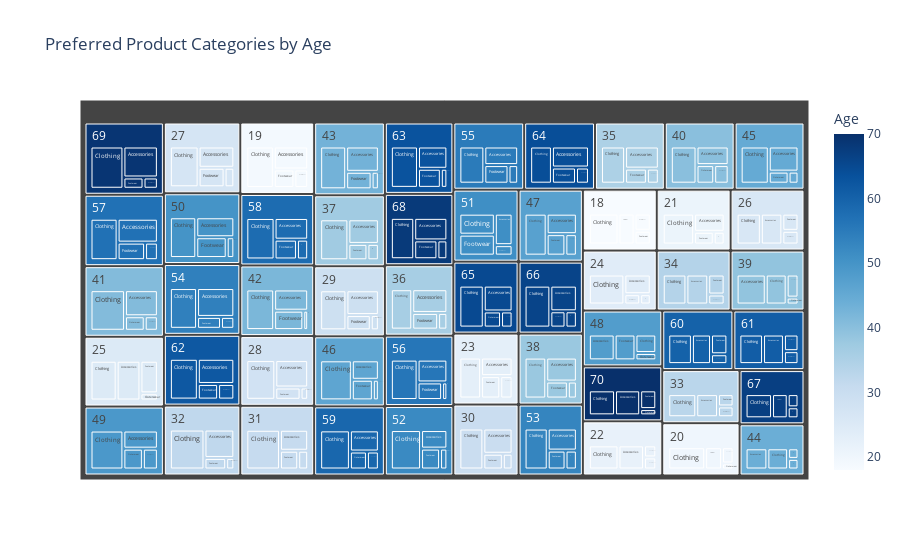

Notebook code for this chart:
### Code cell
import plotly.express as px

df_treemap = df.groupby(['Age', 'Category']).size().reset_index(name='Count')

fig = px.treemap(df_treemap,
                  path=['Age', 'Category'],  # Hierarchy
                  values='Count',
                  color='Age',
                  color_continuous_scale='blues',
                  title="Preferred Product Categories by Age")

fig.show()

### Figure 1 — Plotly figure (JSON) as saved in the notebook; plotly's stock layout.template omitted (floating-point values rounded to 4 significant figures; data arrays with more than 128 entries replaced by an {"elided": "..."} marker saying what was removed)
{"data": [{"branchvalues": "total", "customdata": {"elided": "265x1 int values"}, "domain": {"x": [0, 1], "y": [0, 1]}, "hovertemplate": "labels=%{label}<br>Count=%{value}<br>parent=%{parent}<br>id=%{id}<br>Age=%{color}<extra></extra>", "ids": {"elided": "265 str values"}, "labels": {"elided": "265 str values"}, "marker": {"coloraxis": "coloraxis", "colors": {"elided": "265 int values"}}, "name": "", "parents": {"elided": "265 str values"}, "type": "treemap", "values": {"elided": "265 int values"}}], "layout": {"coloraxis": {"colorbar": {"title": {"text": "Age"}}, "colorscale": [[0, "rgb(247,251,255)"], [0.125, "rgb(222,235,247)"], [0.25, "rgb(198,219,239)"], [0.375, "rgb(158,202,225)"], [0.5, "rgb(107,174,214)"], [0.625, "rgb(66,146,198)"], [0.75, "rgb(33,113,181)"], [0.875, "rgb(8,81,156)"], [1, "rgb(8,48,107)"]]}, "legend": {"tracegroupgap": 0}, "title": {"text": "Preferred Product Categories by Age"}}}
